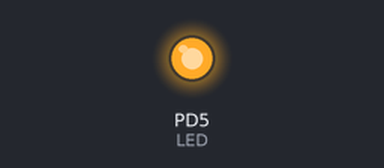
This program was run on a simulated ATmega328P, built with avr-gcc and emulated at 16 MHz (the files do not name the chip). On the bench: output pins drawn as LEDs (lit = HIGH).

Above: at 1.5 s.
At 5.5 s:
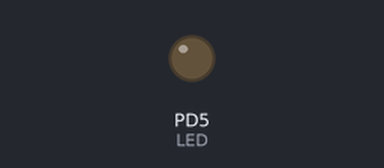
Timing chart, 0 to 10.4 s (numbered marks = the images above):
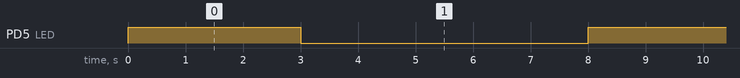

The program:

main.c
```c
/*
 *01 LED TOGGLE WITH DELAY

 *Objective: Write a program to toggle an LED connected to PORTD Pin 5 with specific timing intervals for the ON and OFF states.
 Requirements: The LED must be interfaced with PORTD Pin 5. Upon system start or reset, the LED must immediately turn ON and remain
 in that state for exactly 3 seconds. After the ON period, the LED must turn OFF for a duration of exactly 5 seconds. The program
 must be designed to continuously loop this 3-second ON and 5-second OFF sequence.
 */


#define F_CPU 16000000UL
#include <avr/io.h>
#include <util/delay.h>

int main(void)
{
	DDRD |= (1 << PD5);    //Enable PD5 as LED Output

	while (1)
	{
		// LED ON for 3 seconds
		PORTD |= (1 << PD5);
		_delay_ms(3000);

		// LED OFF for 5 seconds
		PORTD &= ~(1 << PD5);
		_delay_ms(5000);
	}
}
```

Measured:
- by itself, PD5 (LED): alternates HIGH for 3.0 s and LOW for 5.0 s
